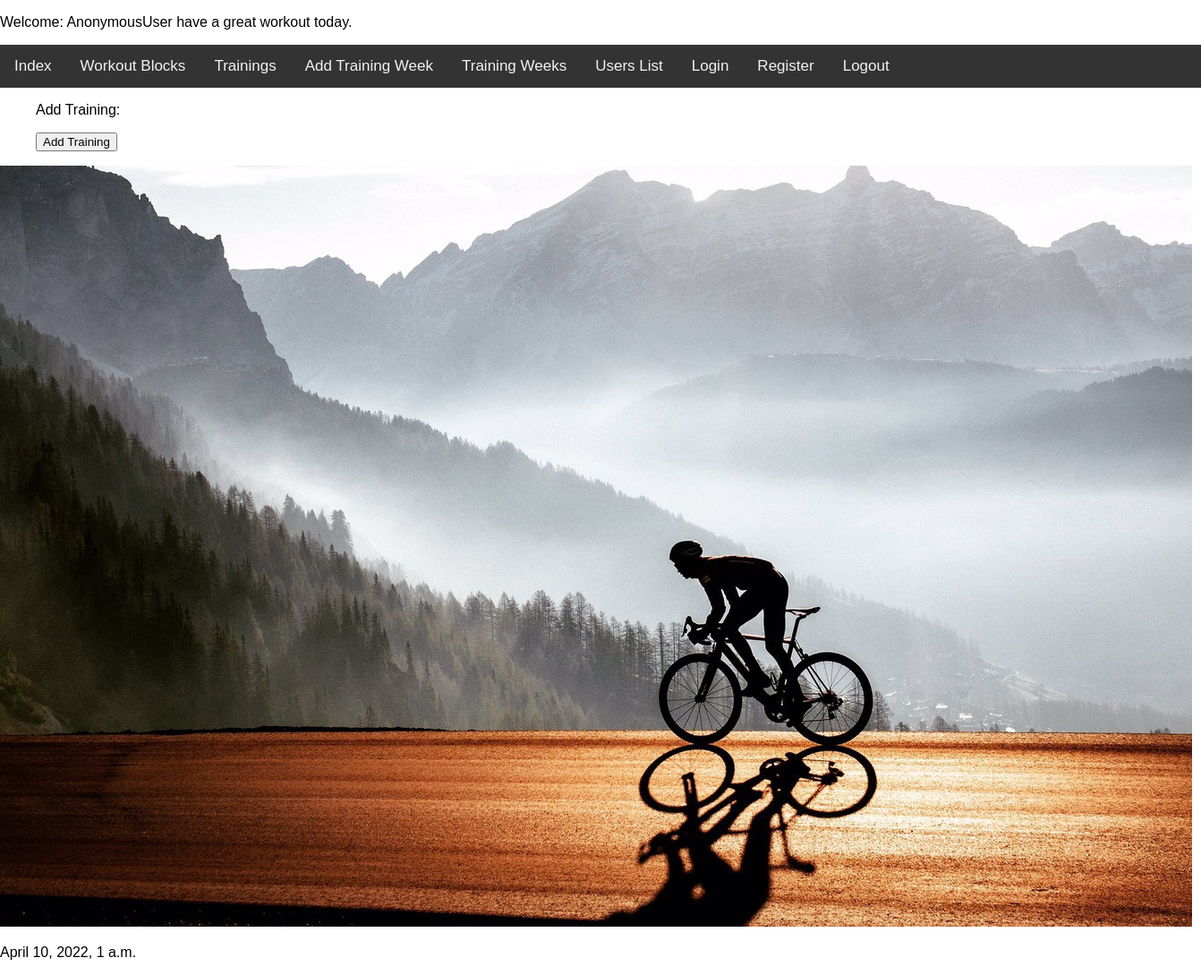
Before: /trainingz_app/list_training_weeks/ with the older database file.
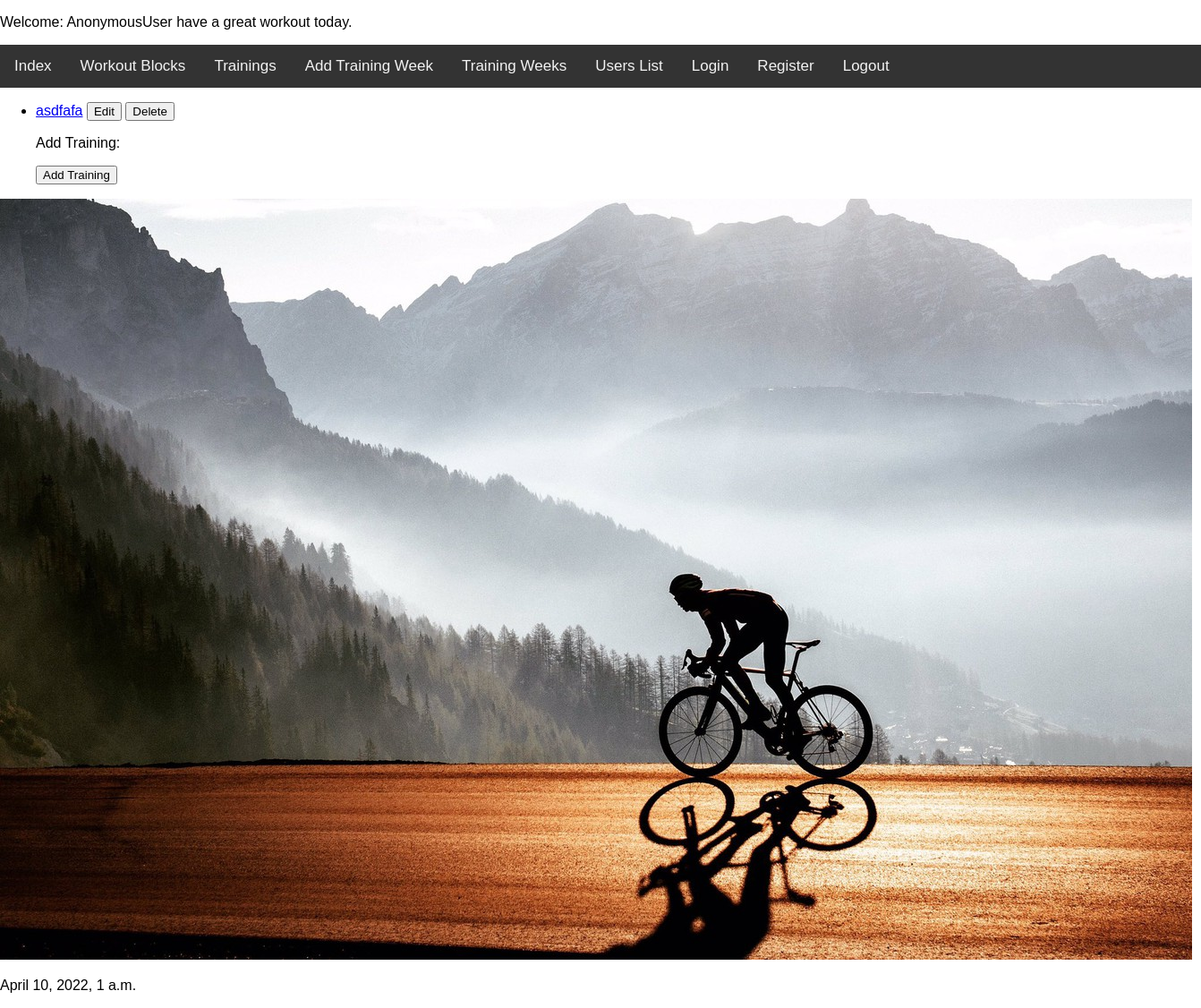
After: the same page with the newer database file.
### trainingz_app/models.py (models this page shows)
class TrainingWeek(models.Model):
    name = models.CharField(max_length=40)
    start_date = models.DateField()
    end_date = models.DateField()
    trainings = models.ManyToManyField(TrainingDay)
    description = models.TextField()
    def __str__(self):
        return self.name
    def get_absolute_url(self):
        return reverse("detail_training_week", args=(self.id,))
    def get_update_url(self):
        return reverse("update_training_week", kwargs={"id": self.id})
    def get_delete_url(self):
        return reverse("delete_training_week", kwargs={"id": self.id})

### trainingz_app/views.py (the view)
class ShowTrainingWeeksView(View):
    def get(self, request):
        return render(request, "list_training_weeks.html", {"object_list": TrainingWeek.objects.all()})

### trainingz_app/context_processor.py (called while the page is built)
def get_date(request):
    return {"date": datetime.now()}

### trainingz_app/templates/list_training_weeks.html (shortened to what this page needs)
{% extends 'base.html' %}
{% block trainingz %}
<ul>
    {% for item in object_list %}
        <li>
            <a href="{{ item.get_absolute_url }}">{{ item }}</a>
            <a href="{{ item.get_update_url }}"><button>Edit</button></a>
            <a href="{{ item.get_delete_url }}"><button>Delete</button></a>
        </li>
    {% endfor %}
 <form method="POST">
     <p>Add Training:</p>
        <input type="submit" value="Add Training">
</ul>
{% endblock %}

Changed rows visible on the page:
added TrainingWeek: name "asdfafa"
